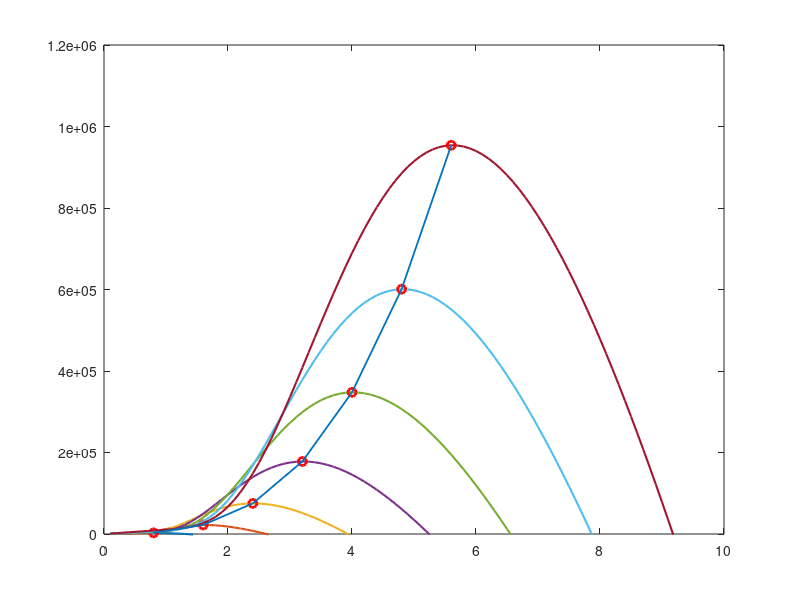

The MATLAB source for this figure:
clc
clear all
ro=1.22;
R=20;
A=pi*R^2;
V=2;
w=0:0.1:10;
B=0;
for j=1:7
    
     L=w.*R./V;
    Li=((B.^3+1).*(L+0.08.*B))./((B.^3+1)-(0.035.*(L+0.08.*B)));
    Cp=0.5176.*((((116./Li)-(0.6.*B)-5).*exp(-21./Li))+0.0068*L);
    Pm=0.5.*Cp.*ro.*A.*V.^3;
    
    i=4;
    dP=0;
    dP_old=0;
    while sign(dP*dP_old)>=0
        dP=Pm(1,i)-Pm(1,i-1);
        dP_old=Pm(1,i-1)-Pm(1,i-2);
    if dP>0
       if (w(1,i)-w(1,i-1))>0
        i=i+1;
       else
        i=i-1;
       end
    end
    if dP<0
        if (w(1,i)-w(1,i-1))>0
        i=i-1;
       else
        i=i+1;
       end
    end
   end
  V=V+2;
  Pmpp=Pm(1,i);
  wm=w(1,i);
  MPP(j,2)=Pmpp;
  MPP(j,1)=wm;
  plot(w,Pm,'linewidth',1.5)
  ylim([0 1200000])
  hold on
  plot (wm,Pmpp,'ro','linewidth',2)
  hold on
  if j==7
      line(MPP(:,1),MPP(:,2),'linewidth',1.3)
  end
end